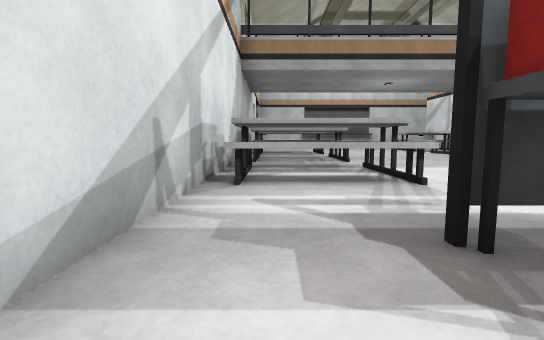
View 1 (above)

19 first-person views from a walk through a 3-D level made in the Unity game engine. The camera is 0.59 m above the floor, tilts 6° down and sees 85° across. Doors are open. The floor is counted in squares, 1 m on a side. Each view is taken from the middle of a square. On the plan, view 1 faces up. The plan holds only what a view shows up to about 9 squares ahead; the rest is blank. The place goes on beyond the plan. Surface patterns are stand-ins for the level's own textures.

View 2
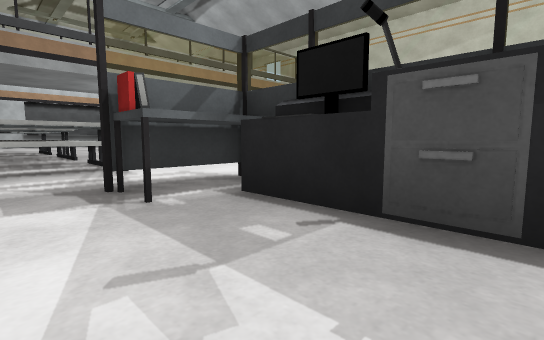

View 3
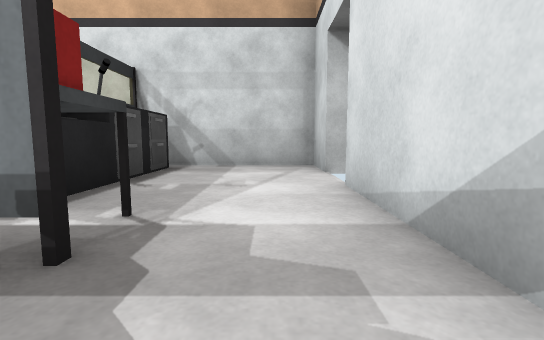

View 4
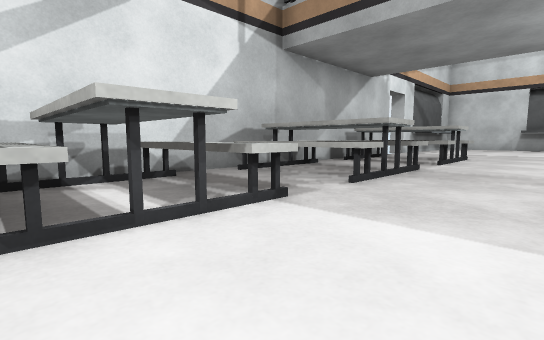

View 5
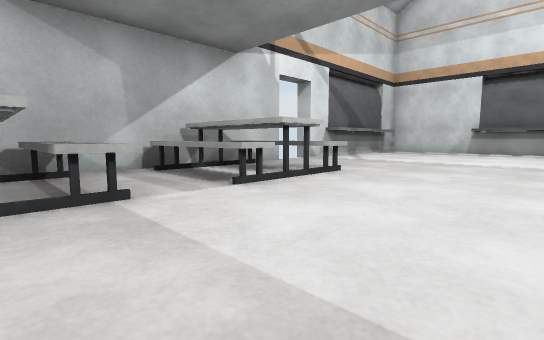

View 6
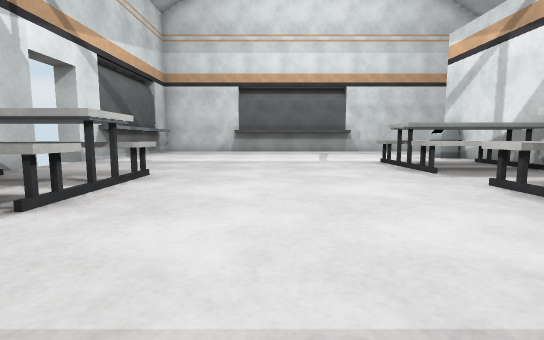

View 7
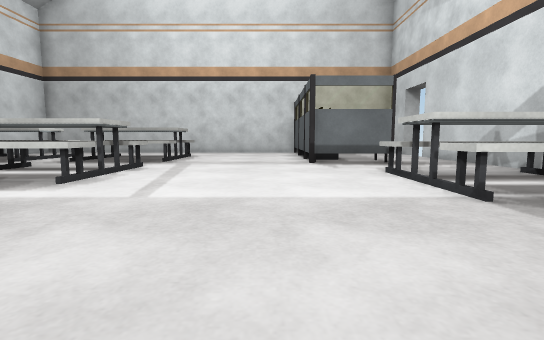

View 8
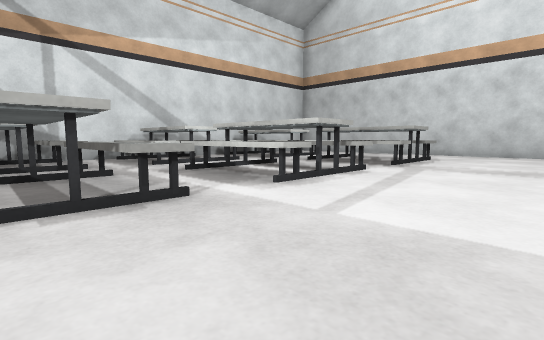

View 9
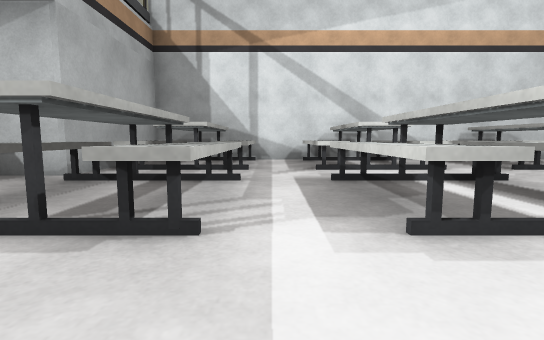

View 10
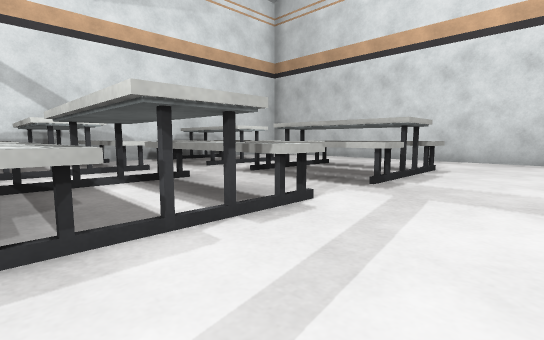

View 11
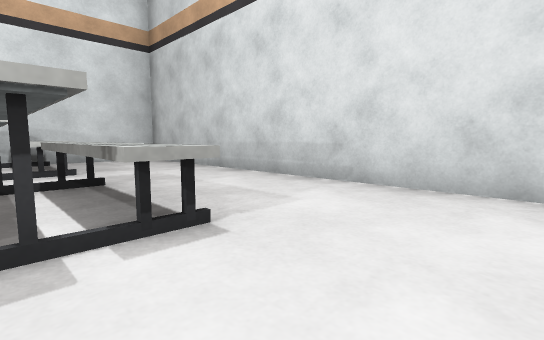

View 12
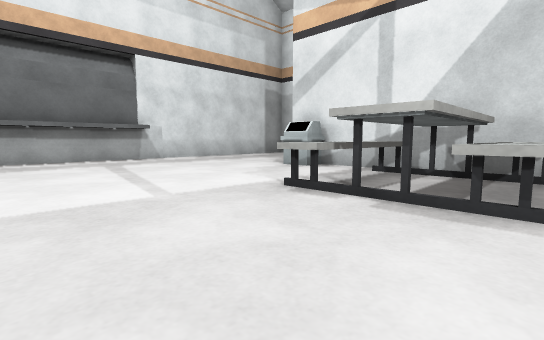

View 13
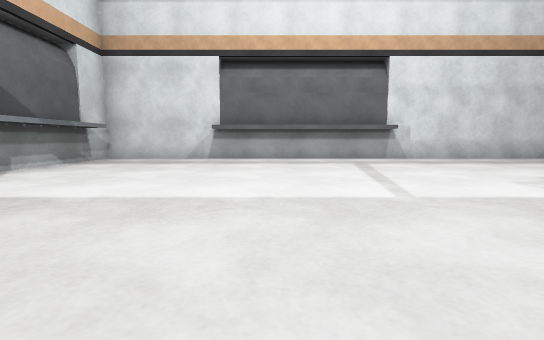

View 14
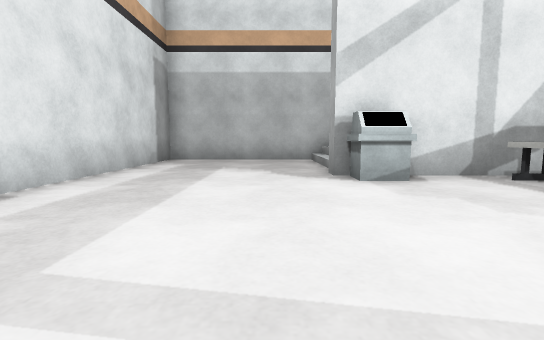

View 15
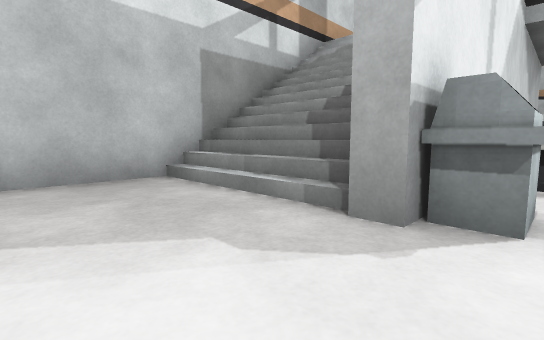

View 16
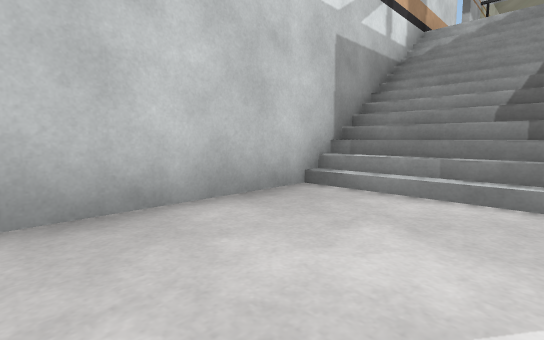

View 17
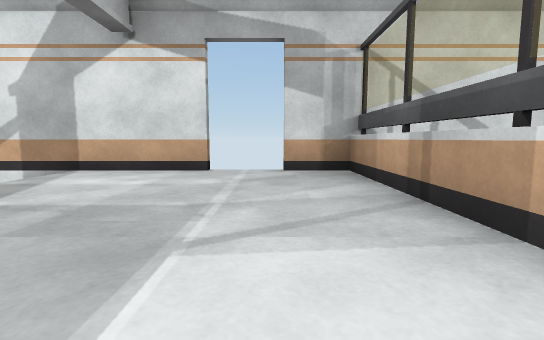

View 18
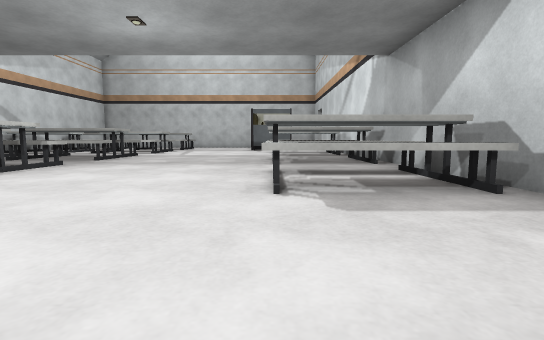

View 19
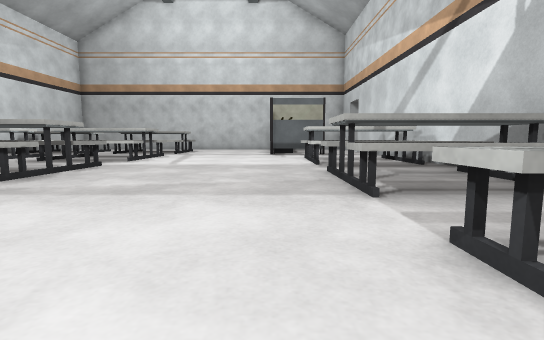

### Floor plan
Key: @ floor where view 1 was taken; # wall or solid block; x gap in a wall; . main floor; : floor 3 m higher than the main floor; / step, stairs or slope; D open door; ^ raised ledge; T table; K keyboard; E desk; O other object.
Columns run from 1 left of view 1 to 14 right of it. Each row starts with its distance up from view 1.
 23 ################
 22 #..............#
 21 #..............#
 20 #..............#
 19 #..........#///#
 18 #..........#///#
 17 x..........#///#
 16 D.......TTT#///#
 15 O.......TTT#///#
 14 #TTT....TTT#:::#
 13 #TTT.......::::#
 12 DTTT....: :::::x
 11 D.......:::::::
 10 #TTT....///::::#
  9 #TTT....TTT#T###
  8 #TTT....TTT.TTT#
  7 #.......TTT.TTT#
  6 #TTT...........#
  5 #TTT....TTT.TTT#
  4 #TTT....TTT.TTT#
  3 #.......TTT.TTT#
  2 #..............#
  1 #.^##...TTT.TTT#
  0 #@.K#...TTT.TTT#
 -1 #..E#...TTT.TTT#
 -2 #..## .........#
 -3 #..E  .........#
 -4 ####  ##########

Positions as (right, up) in squares from view 1, and headings:
1: (0, 0), facing up
2: (0, -2), facing up-right
3: (0, 3), facing down
4: (4, 4), facing up-left
5: (5, 9), facing up-left
6: (4, 9), facing up
7: (4, 9), facing down
8: (4, 8), facing down-right
9: (5, 6), facing right
10: (5, 5), facing down-right
11: (5, 0), facing down-right
12: (4, 14), facing up-right
13: (4, 14), facing up
14: (5, 20), facing right
15: (9, 21), facing down-right
16: (11, 22), facing down-right
17: (8, 11), facing right
18: (2, 17), facing down
19: (3, 13), facing down
